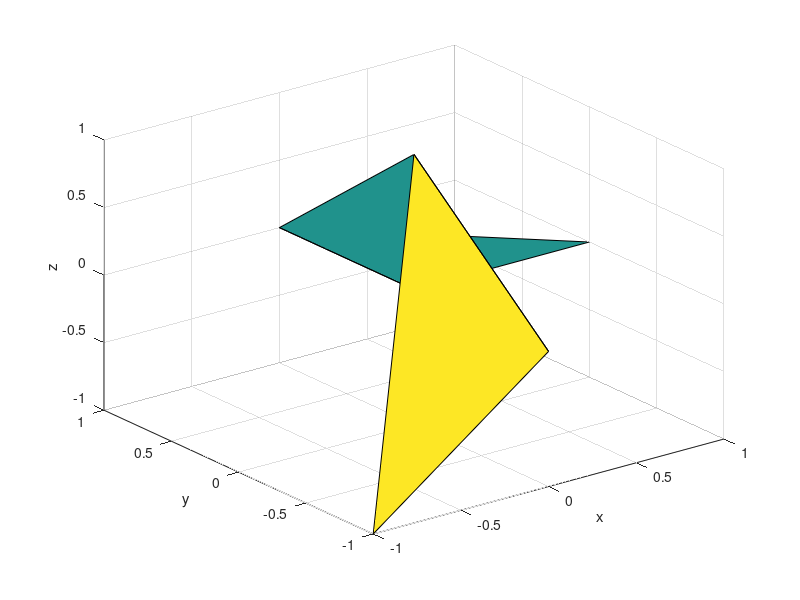

Recreate this plot in MATLAB.
x = [0,1,0,0,0,-1];
y = [0,0,1,0,-1,-1];
z = [0,0,0,1,0,-1];
tri = [[1,2,3];[1,3,4];[1,4,5];[4,5,6]];
trisurf(tri,x,y,z)
xlabel('x');
ylabel('y');
zlabel('z');